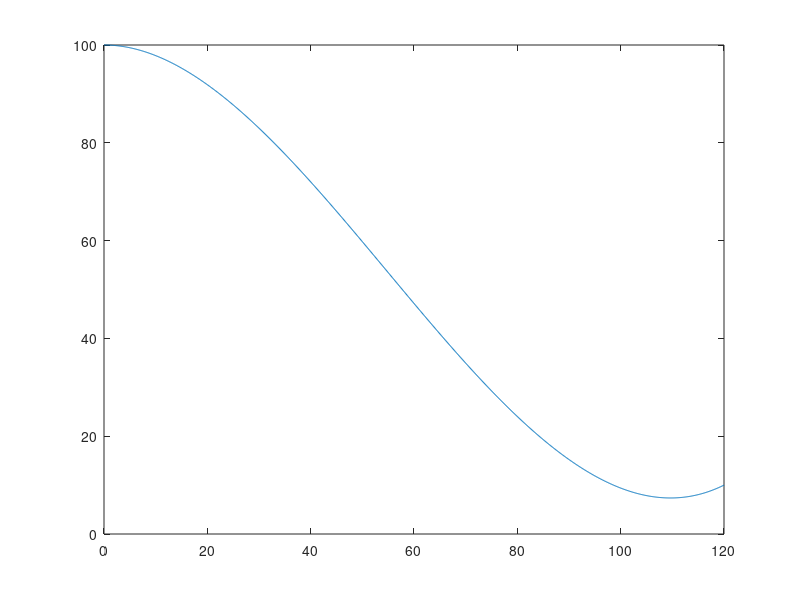

This chart was generated by the following MATLAB code: (Note: this script raises an error after producing the figure.)
% skijump.m
% 07/24/2017
% Anthony Krivonos
% Ski Jump

% Problem Summary
% 
% A convenient way to draw curves of a desired shape is to select
% some points on the curve and find polynomial whose graph goes
% through these points. Two points, for example, determine a unique
% line, which is the graph of a polynomial of degree 1 (if the line
% is not vertical). Three noncollinear points determine a unique
% parabola, which is the graph of a polynomial of degree 2 (if the
% points have distinct x coordinates). Four points determine a
% unique polynomial of degree less than or equal to 3, and so on.
% Suppose we want a curve through the unique quadratic polynomial
% 
% P(x) = ax^2 + bx + c
% 
% whose graph goes through these points. Substituting the values of
% x and y, we get a linear system:
% 
% 0a + 0b + 1c = 7
% 
% 1a + 1b + 1c = 6
% 
% 4a + 2b + 1c = 9

% Part A
% 
% Solve for the unknown coefficients a, b, c by applying MATLAB's
% backslash operator \ to the system Ap = y, where A is the
% coefficient matrix of the above system, p is the vector of
% unknowns [a, b, c]^T, and B is the column vector of the right 
% side.
A = [ 0 0 1 ; 1 1 1 ; 4 2 1];
y = [ 7 6 9 ]';
p = A\y


% Part B
% 
% Graph the polynomial P(x) = ax^2 + bx + c whose coefficients a, b,
% and c you found in (a), and check visually, that the graph is a
% parabola which goes through the three given points.
u = 0:0.1:2;
v = polyval(p, u);
plot(u,v);


% Part C
% 
% Find the coefficients of the cubic polynomial
% P(x) = ax^3 + bx^2 + cx + d
% whose graph goes through the points (-2, 6), (1, 4), (2,3), (3, -2).
x = [ -2 ; 1 ; 2 ; 3];
A = vander(x);
y = [ 6 4 3 -2 ]';
p = A\y


% Part D
% 
% As in (b), check your answer to (c) visually:
u = -2:.1:3;
v = polyval(p, u);
plot(u,v,'o');


% Part E
% 
% Find the coefficients of the fourth-degree polynomial
% P(x) = ax^4 + bx^3 + cx^2 + dx + e
% whose graph goes through the points (0, 1), (1, 1), (-1,3), and
% whose slope at x = -1 is 20 and at x = 1 is 9.
A = [0 0 0 0 1 ; 1 1 1 1 1 ; 1 -1 1 -1 1 ; -4 3 -2 1 0 ; 4 3 2 1 0];
y = [1 1 3 20 9]';
p = A\y

% Part F
% As in (b), check your answer to (e) visually:
u = -1:0.01:1;
v = polyval(p, u);
d = polyder(p);
q = polyval(d, u);
q(1)    % Start slope
q(201)  % Finish slope
plot(u,v,'-o');


% Part G
% Design a ski jump that has the following specifications:
% The ski jump starts at a height of 100 feet and finishes at a
% height of 10 feet.
% From start to finish, the ski jump covers a horizontal distance
% of 120 feet.
% A skier using the jump will start off horizontally and will fly
% off the end at a 30 degree angle from the horizontal.
% 
% Find a polynomial whose graph is a side view of the ski jump.
A = [43200 240 1 0; 0 0 1 0 ; 0 0 0 1; 1728000 14400 120 1];
y = [0.5236 0 100 10]';
p = A\y

% What are the start and finish slopes for the ski jump?
% 
% See Part H


% Part H
% As in (b), check your answer to (e) visually:
u = 0:0.1:120;
v = polyval(p, u);
d = polyder(p);
q = polyval(d, u);
q(1)     % Start slope
q(1201)  % Finish slope
plot(u,v);
hold on;
der = find(round(q, 2) == 0);
plot(u(der(3)), v(der(3)), '-o');
plot(u(1), v(1), '-o');
plot(u(1201), v(1201), '-o');